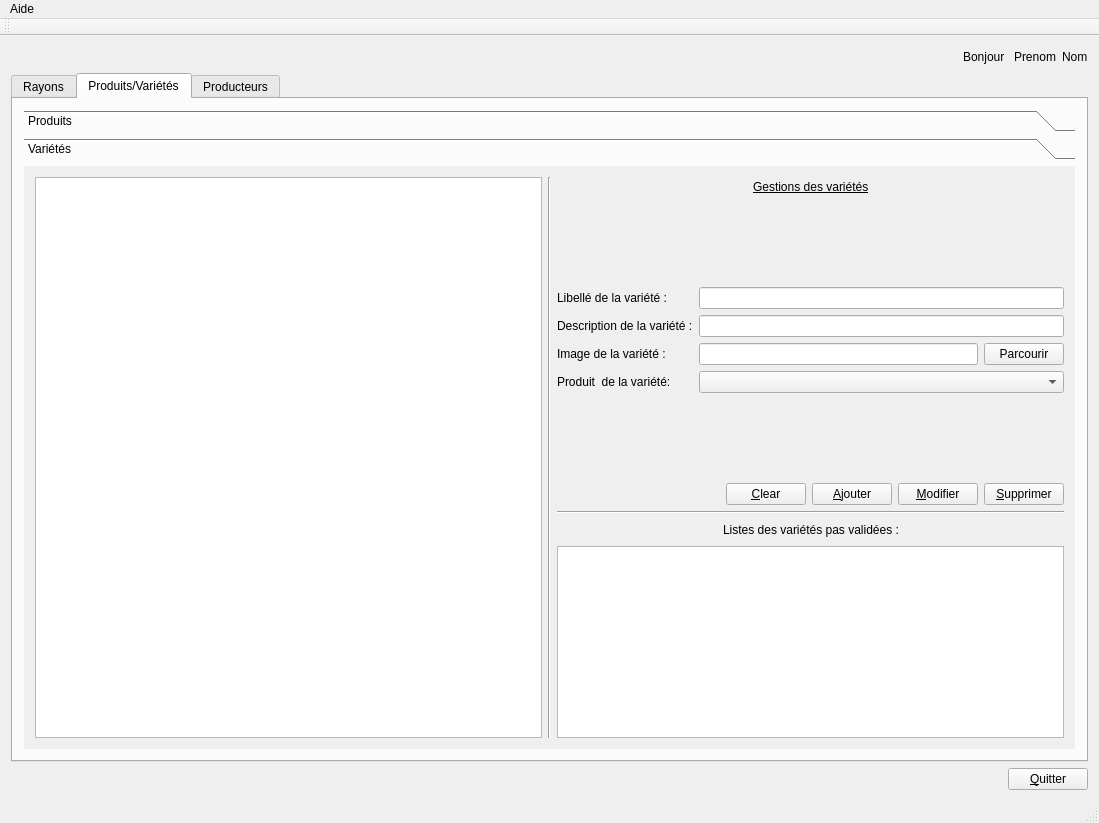
<?xml version="1.0" encoding="UTF-8"?>
<ui version="4.0">
 <class>MainWindow</class>
 <widget class="QMainWindow" name="MainWindow">
  <property name="geometry">
   <rect>
    <x>0</x>
    <y>0</y>
    <width>1099</width>
    <height>823</height>
   </rect>
  </property>
  <property name="windowTitle">
   <string>Gestion New-World</string>
  </property>
  <widget class="QWidget" name="centralWidget">
   <layout class="QVBoxLayout" name="verticalLayout_6">
    <item>
     <layout class="QHBoxLayout" name="horizontalLayout_8">
      <item>
       <spacer name="horizontalSpacer_7">
        <property name="orientation">
         <enum>Qt::Horizontal</enum>
        </property>
        <property name="sizeHint" stdset="0">
         <size>
          <width>40</width>
          <height>20</height>
         </size>
        </property>
       </spacer>
      </item>
      <item>
       <widget class="QLabel" name="label_4">
        <property name="text">
         <string>Bonjour </string>
        </property>
       </widget>
      </item>
      <item>
       <widget class="QLabel" name="labelPrenomEmploye">
        <property name="text">
         <string>Prenom</string>
        </property>
       </widget>
      </item>
      <item>
       <widget class="QLabel" name="labelNomEmploye">
        <property name="text">
         <string>Nom</string>
        </property>
       </widget>
      </item>
     </layout>
    </item>
    <item>
     <widget class="QTabWidget" name="tabWidget">
      <property name="currentIndex">
       <number>1</number>
      </property>
      <widget class="QWidget" name="tab">
       <attribute name="title">
        <string>Rayons</string>
       </attribute>
       <layout class="QHBoxLayout" name="horizontalLayout_2">
        <item>
         <widget class="QTableWidget" name="tableWidgetRayons">
          <property name="editTriggers">
           <set>QAbstractItemView::NoEditTriggers</set>
          </property>
          <property name="selectionMode">
           <enum>QAbstractItemView::SingleSelection</enum>
          </property>
          <property name="selectionBehavior">
           <enum>QAbstractItemView::SelectRows</enum>
          </property>
          <attribute name="horizontalHeaderCascadingSectionResizes">
           <bool>true</bool>
          </attribute>
          <attribute name="horizontalHeaderDefaultSectionSize">
           <number>250</number>
          </attribute>
          <attribute name="horizontalHeaderShowSortIndicator" stdset="0">
           <bool>false</bool>
          </attribute>
          <attribute name="horizontalHeaderStretchLastSection">
           <bool>true</bool>
          </attribute>
          <attribute name="verticalHeaderCascadingSectionResizes">
           <bool>true</bool>
          </attribute>
          <attribute name="verticalHeaderHighlightSections">
           <bool>false</bool>
          </attribute>
          <attribute name="verticalHeaderShowSortIndicator" stdset="0">
           <bool>false</bool>
          </attribute>
          <attribute name="verticalHeaderStretchLastSection">
           <bool>false</bool>
          </attribute>
         </widget>
        </item>
        <item>
         <widget class="Line" name="line">
          <property name="orientation">
           <enum>Qt::Vertical</enum>
          </property>
         </widget>
        </item>
        <item>
         <layout class="QVBoxLayout" name="verticalLayout_4">
          <item>
           <layout class="QHBoxLayout" name="horizontalLayout">
            <item>
             <spacer name="horizontalSpacer">
              <property name="orientation">
               <enum>Qt::Horizontal</enum>
              </property>
              <property name="sizeHint" stdset="0">
               <size>
                <width>40</width>
                <height>20</height>
               </size>
              </property>
             </spacer>
            </item>
            <item>
             <widget class="QLabel" name="label_2">
              <property name="font">
               <font>
                <underline>true</underline>
               </font>
              </property>
              <property name="text">
               <string>Gestion des rayons</string>
              </property>
             </widget>
            </item>
            <item>
             <spacer name="horizontalSpacer_2">
              <property name="orientation">
               <enum>Qt::Horizontal</enum>
              </property>
              <property name="sizeHint" stdset="0">
               <size>
                <width>40</width>
                <height>20</height>
               </size>
              </property>
             </spacer>
            </item>
           </layout>
          </item>
          <item>
           <spacer name="verticalSpacer">
            <property name="orientation">
             <enum>Qt::Vertical</enum>
            </property>
            <property name="sizeHint" stdset="0">
             <size>
              <width>20</width>
              <height>18</height>
             </size>
            </property>
           </spacer>
          </item>
          <item>
           <layout class="QFormLayout" name="formLayout">
            <item row="0" column="0">
             <widget class="QLabel" name="labelNomRayon">
              <property name="text">
               <string>Nom du Rayon :</string>
              </property>
             </widget>
            </item>
            <item row="0" column="1">
             <widget class="QLineEdit" name="lineEditNomRayon"/>
            </item>
            <item row="1" column="0">
             <widget class="QLabel" name="label_5">
              <property name="text">
               <string>Description :</string>
              </property>
             </widget>
            </item>
            <item row="1" column="1">
             <widget class="QLineEdit" name="lineEditDescRayon"/>
            </item>
           </layout>
          </item>
          <item>
           <spacer name="verticalSpacer_2">
            <property name="orientation">
             <enum>Qt::Vertical</enum>
            </property>
            <property name="sizeHint" stdset="0">
             <size>
              <width>20</width>
              <height>17</height>
             </size>
            </property>
           </spacer>
          </item>
          <item>
           <layout class="QHBoxLayout" name="horizontalLayout_3">
            <item>
             <spacer name="horizontalSpacer_3">
              <property name="orientation">
               <enum>Qt::Horizontal</enum>
              </property>
              <property name="sizeHint" stdset="0">
               <size>
                <width>40</width>
                <height>20</height>
               </size>
              </property>
             </spacer>
            </item>
            <item>
             <widget class="QPushButton" name="pushButtonClearRayon">
              <property name="text">
               <string>&amp;Clear</string>
              </property>
             </widget>
            </item>
            <item>
             <widget class="QPushButton" name="pushButtonAjouterRayon">
              <property name="text">
               <string>&amp;Ajouter</string>
              </property>
             </widget>
            </item>
            <item>
             <widget class="QPushButton" name="pushButtonModifierRayon">
              <property name="text">
               <string>&amp;Modifier</string>
              </property>
             </widget>
            </item>
            <item>
             <widget class="QPushButton" name="pushButtonSupprimerRayon">
              <property name="text">
               <string>&amp;Supprimer</string>
              </property>
             </widget>
            </item>
           </layout>
          </item>
          <item>
           <widget class="Line" name="line_2">
            <property name="orientation">
             <enum>Qt::Horizontal</enum>
            </property>
           </widget>
          </item>
          <item>
           <layout class="QHBoxLayout" name="horizontalLayout_4">
            <item>
             <layout class="QVBoxLayout" name="verticalLayout_2">
              <item>
               <widget class="QLabel" name="label">
                <property name="text">
                 <string>Liste des produits validé du  rayon :</string>
                </property>
               </widget>
              </item>
              <item>
               <widget class="QListWidget" name="listWidgetProduitsValidDuRayon"/>
              </item>
             </layout>
            </item>
            <item>
             <layout class="QVBoxLayout" name="verticalLayout">
              <item>
               <spacer name="verticalSpacer_3">
                <property name="orientation">
                 <enum>Qt::Vertical</enum>
                </property>
                <property name="sizeHint" stdset="0">
                 <size>
                  <width>20</width>
                  <height>40</height>
                 </size>
                </property>
               </spacer>
              </item>
              <item>
               <spacer name="verticalSpacer_5">
                <property name="orientation">
                 <enum>Qt::Vertical</enum>
                </property>
                <property name="sizeHint" stdset="0">
                 <size>
                  <width>20</width>
                  <height>40</height>
                 </size>
                </property>
               </spacer>
              </item>
             </layout>
            </item>
            <item>
             <layout class="QVBoxLayout" name="verticalLayout_3">
              <item>
               <widget class="QLabel" name="label_3">
                <property name="text">
                 <string>Liste des produits pas validé du rayon : </string>
                </property>
               </widget>
              </item>
              <item>
               <widget class="QListWidget" name="listWidgetProduitsPasValidDuRayon"/>
              </item>
             </layout>
            </item>
           </layout>
          </item>
         </layout>
        </item>
       </layout>
      </widget>
      <widget class="QWidget" name="tab_2">
       <attribute name="title">
        <string>Produits/Variétés</string>
       </attribute>
       <layout class="QHBoxLayout" name="horizontalLayout_5">
        <item>
         <widget class="QToolBox" name="toolBoxProdVar">
          <property name="currentIndex">
           <number>1</number>
          </property>
          <widget class="QWidget" name="page">
           <property name="geometry">
            <rect>
             <x>0</x>
             <y>0</y>
             <width>1059</width>
             <height>546</height>
            </rect>
           </property>
           <attribute name="label">
            <string>Produits</string>
           </attribute>
           <layout class="QHBoxLayout" name="horizontalLayout_12">
            <item>
             <widget class="QTableWidget" name="tableWidgetProduits">
              <property name="editTriggers">
               <set>QAbstractItemView::NoEditTriggers</set>
              </property>
              <property name="selectionBehavior">
               <enum>QAbstractItemView::SelectRows</enum>
              </property>
              <attribute name="horizontalHeaderDefaultSectionSize">
               <number>240</number>
              </attribute>
              <attribute name="horizontalHeaderStretchLastSection">
               <bool>true</bool>
              </attribute>
             </widget>
            </item>
            <item>
             <widget class="Line" name="line_3">
              <property name="orientation">
               <enum>Qt::Vertical</enum>
              </property>
             </widget>
            </item>
            <item>
             <layout class="QVBoxLayout" name="verticalLayout_8">
              <item>
               <layout class="QVBoxLayout" name="verticalLayout_5">
                <item>
                 <layout class="QHBoxLayout" name="horizontalLayout_6">
                  <item>
                   <spacer name="horizontalSpacer_4">
                    <property name="orientation">
                     <enum>Qt::Horizontal</enum>
                    </property>
                    <property name="sizeHint" stdset="0">
                     <size>
                      <width>40</width>
                      <height>20</height>
                     </size>
                    </property>
                   </spacer>
                  </item>
                  <item>
                   <widget class="QLabel" name="label_6">
                    <property name="font">
                     <font>
                      <underline>true</underline>
                     </font>
                    </property>
                    <property name="text">
                     <string>Gestion des produits</string>
                    </property>
                   </widget>
                  </item>
                  <item>
                   <spacer name="horizontalSpacer_5">
                    <property name="orientation">
                     <enum>Qt::Horizontal</enum>
                    </property>
                    <property name="sizeHint" stdset="0">
                     <size>
                      <width>40</width>
                      <height>20</height>
                     </size>
                    </property>
                   </spacer>
                  </item>
                 </layout>
                </item>
                <item>
                 <spacer name="verticalSpacer_6">
                  <property name="orientation">
                   <enum>Qt::Vertical</enum>
                  </property>
                  <property name="sizeHint" stdset="0">
                   <size>
                    <width>20</width>
                    <height>40</height>
                   </size>
                  </property>
                 </spacer>
                </item>
                <item>
                 <layout class="QFormLayout" name="formLayout_2">
                  <item row="0" column="0">
                   <widget class="QLabel" name="label_7">
                    <property name="text">
                     <string>Nom du produit :</string>
                    </property>
                   </widget>
                  </item>
                  <item row="0" column="1">
                   <widget class="QLineEdit" name="lineEditNomProduit"/>
                  </item>
                  <item row="1" column="0">
                   <widget class="QLabel" name="label_8">
                    <property name="text">
                     <string>Image du produit :</string>
                    </property>
                   </widget>
                  </item>
                  <item row="1" column="1">
                   <layout class="QHBoxLayout" name="horizontalLayout_9">
                    <item>
                     <widget class="QLineEdit" name="lineEditLienImageProduit"/>
                    </item>
                    <item>
                     <widget class="QPushButton" name="pushButtonParcourirImageProduit">
                      <property name="text">
                       <string>Parcourir</string>
                      </property>
                     </widget>
                    </item>
                   </layout>
                  </item>
                  <item row="2" column="0">
                   <widget class="QLabel" name="label_9">
                    <property name="text">
                     <string>Rayon du produit :</string>
                    </property>
                   </widget>
                  </item>
                  <item row="2" column="1">
                   <widget class="QComboBox" name="comboBoxRayonDuProduit"/>
                  </item>
                 </layout>
                </item>
                <item>
                 <spacer name="verticalSpacer_7">
                  <property name="orientation">
                   <enum>Qt::Vertical</enum>
                  </property>
                  <property name="sizeHint" stdset="0">
                   <size>
                    <width>20</width>
                    <height>40</height>
                   </size>
                  </property>
                 </spacer>
                </item>
                <item>
                 <layout class="QHBoxLayout" name="horizontalLayout_10">
                  <item>
                   <spacer name="horizontalSpacer_8">
                    <property name="orientation">
                     <enum>Qt::Horizontal</enum>
                    </property>
                    <property name="sizeHint" stdset="0">
                     <size>
                      <width>40</width>
                      <height>20</height>
                     </size>
                    </property>
                   </spacer>
                  </item>
                  <item>
                   <widget class="QPushButton" name="pushButtonClearProduit">
                    <property name="text">
                     <string>&amp;Clear</string>
                    </property>
                   </widget>
                  </item>
                  <item>
                   <widget class="QPushButton" name="pushButtonAjouterProduit">
                    <property name="text">
                     <string>&amp;Ajouter</string>
                    </property>
                   </widget>
                  </item>
                  <item>
                   <widget class="QPushButton" name="pushButtonModifierProduit">
                    <property name="text">
                     <string>&amp;Modifier</string>
                    </property>
                   </widget>
                  </item>
                  <item>
                   <widget class="QPushButton" name="pushButtonSupprimerProduit">
                    <property name="text">
                     <string>&amp;Supprimer</string>
                    </property>
                   </widget>
                  </item>
                 </layout>
                </item>
               </layout>
              </item>
              <item>
               <widget class="Line" name="line_4">
                <property name="orientation">
                 <enum>Qt::Horizontal</enum>
                </property>
               </widget>
              </item>
              <item>
               <layout class="QVBoxLayout" name="verticalLayout_7">
                <item>
                 <layout class="QHBoxLayout" name="horizontalLayout_11">
                  <item>
                   <spacer name="horizontalSpacer_9">
                    <property name="orientation">
                     <enum>Qt::Horizontal</enum>
                    </property>
                    <property name="sizeHint" stdset="0">
                     <size>
                      <width>40</width>
                      <height>20</height>
                     </size>
                    </property>
                   </spacer>
                  </item>
                  <item>
                   <widget class="QLabel" name="label_10">
                    <property name="text">
                     <string>Liste des des produits pas validés :</string>
                    </property>
                   </widget>
                  </item>
                  <item>
                   <spacer name="horizontalSpacer_10">
                    <property name="orientation">
                     <enum>Qt::Horizontal</enum>
                    </property>
                    <property name="sizeHint" stdset="0">
                     <size>
                      <width>40</width>
                      <height>20</height>
                     </size>
                    </property>
                   </spacer>
                  </item>
                 </layout>
                </item>
               </layout>
              </item>
              <item>
               <widget class="QTableWidget" name="tableWidgetProduitsPasValide">
                <property name="editTriggers">
                 <set>QAbstractItemView::NoEditTriggers</set>
                </property>
                <property name="selectionBehavior">
                 <enum>QAbstractItemView::SelectRows</enum>
                </property>
                <attribute name="horizontalHeaderDefaultSectionSize">
                 <number>170</number>
                </attribute>
                <attribute name="horizontalHeaderStretchLastSection">
                 <bool>true</bool>
                </attribute>
               </widget>
              </item>
             </layout>
            </item>
           </layout>
          </widget>
          <widget class="QWidget" name="page_2">
           <property name="geometry">
            <rect>
             <x>0</x>
             <y>0</y>
             <width>1059</width>
             <height>546</height>
            </rect>
           </property>
           <attribute name="label">
            <string>Variétés</string>
           </attribute>
           <layout class="QHBoxLayout" name="horizontalLayout_17">
            <item>
             <widget class="QTableWidget" name="tableWidgetVarietes">
              <property name="editTriggers">
               <set>QAbstractItemView::NoEditTriggers</set>
              </property>
              <property name="selectionBehavior">
               <enum>QAbstractItemView::SelectRows</enum>
              </property>
              <attribute name="horizontalHeaderDefaultSectionSize">
               <number>200</number>
              </attribute>
              <attribute name="horizontalHeaderStretchLastSection">
               <bool>true</bool>
              </attribute>
             </widget>
            </item>
            <item>
             <widget class="Line" name="line_5">
              <property name="orientation">
               <enum>Qt::Vertical</enum>
              </property>
             </widget>
            </item>
            <item>
             <layout class="QVBoxLayout" name="verticalLayout_10">
              <item>
               <layout class="QHBoxLayout" name="horizontalLayout_13">
                <item>
                 <spacer name="horizontalSpacer_11">
                  <property name="orientation">
                   <enum>Qt::Horizontal</enum>
                  </property>
                  <property name="sizeHint" stdset="0">
                   <size>
                    <width>40</width>
                    <height>20</height>
                   </size>
                  </property>
                 </spacer>
                </item>
                <item>
                 <widget class="QLabel" name="label_11">
                  <property name="font">
                   <font>
                    <underline>true</underline>
                   </font>
                  </property>
                  <property name="text">
                   <string>Gestions des variétés</string>
                  </property>
                 </widget>
                </item>
                <item>
                 <spacer name="horizontalSpacer_12">
                  <property name="orientation">
                   <enum>Qt::Horizontal</enum>
                  </property>
                  <property name="sizeHint" stdset="0">
                   <size>
                    <width>40</width>
                    <height>20</height>
                   </size>
                  </property>
                 </spacer>
                </item>
               </layout>
              </item>
              <item>
               <spacer name="verticalSpacer_8">
                <property name="orientation">
                 <enum>Qt::Vertical</enum>
                </property>
                <property name="sizeHint" stdset="0">
                 <size>
                  <width>20</width>
                  <height>40</height>
                 </size>
                </property>
               </spacer>
              </item>
              <item>
               <layout class="QFormLayout" name="formLayout_3">
                <item row="0" column="0">
                 <widget class="QLabel" name="label_12">
                  <property name="text">
                   <string>Libellé de la variété :</string>
                  </property>
                 </widget>
                </item>
                <item row="0" column="1">
                 <widget class="QLineEdit" name="lineEditLibelleVariete"/>
                </item>
                <item row="1" column="0">
                 <widget class="QLabel" name="label_13">
                  <property name="text">
                   <string>Description de la variété :</string>
                  </property>
                 </widget>
                </item>
                <item row="1" column="1">
                 <widget class="QLineEdit" name="lineEditDescVariete"/>
                </item>
                <item row="2" column="0">
                 <widget class="QLabel" name="label_14">
                  <property name="text">
                   <string>Image de la variété :</string>
                  </property>
                 </widget>
                </item>
                <item row="2" column="1">
                 <layout class="QHBoxLayout" name="horizontalLayout_14">
                  <item>
                   <widget class="QLineEdit" name="lineEditLienImageVariete"/>
                  </item>
                  <item>
                   <widget class="QPushButton" name="pushButtonParcourirImageVariete">
                    <property name="text">
                     <string>Parcourir</string>
                    </property>
                   </widget>
                  </item>
                 </layout>
                </item>
                <item row="3" column="1">
                 <widget class="QComboBox" name="comboBoxProduitDeLaVariete"/>
                </item>
                <item row="3" column="0">
                 <widget class="QLabel" name="label_16">
                  <property name="text">
                   <string>Produit  de la variété:</string>
                  </property>
                 </widget>
                </item>
               </layout>
              </item>
              <item>
               <spacer name="verticalSpacer_9">
                <property name="orientation">
                 <enum>Qt::Vertical</enum>
                </property>
                <property name="sizeHint" stdset="0">
                 <size>
                  <width>20</width>
                  <height>40</height>
                 </size>
                </property>
               </spacer>
              </item>
              <item>
               <layout class="QHBoxLayout" name="horizontalLayout_15">
                <item>
                 <spacer name="horizontalSpacer_13">
                  <property name="orientation">
                   <enum>Qt::Horizontal</enum>
                  </property>
                  <property name="sizeHint" stdset="0">
                   <size>
                    <width>40</width>
                    <height>20</height>
                   </size>
                  </property>
                 </spacer>
                </item>
                <item>
                 <widget class="QPushButton" name="pushButtonClearVariete">
                  <property name="text">
                   <string>&amp;Clear</string>
                  </property>
                 </widget>
                </item>
                <item>
                 <widget class="QPushButton" name="pushButtonAjouterVariete">
                  <property name="text">
                   <string>&amp;Ajouter</string>
                  </property>
                 </widget>
                </item>
                <item>
                 <widget class="QPushButton" name="pushButtonModifierVarieter">
                  <property name="text">
                   <string>&amp;Modifier</string>
                  </property>
                 </widget>
                </item>
                <item>
                 <widget class="QPushButton" name="pushButtonSupprimerVariete">
                  <property name="text">
                   <string>&amp;Supprimer</string>
                  </property>
                 </widget>
                </item>
               </layout>
              </item>
              <item>
               <widget class="Line" name="line_6">
                <property name="orientation">
                 <enum>Qt::Horizontal</enum>
                </property>
               </widget>
              </item>
              <item>
               <layout class="QVBoxLayout" name="verticalLayout_9">
                <item>
                 <layout class="QHBoxLayout" name="horizontalLayout_16">
                  <item>
                   <spacer name="horizontalSpacer_14">
                    <property name="orientation">
                     <enum>Qt::Horizontal</enum>
                    </property>
                    <property name="sizeHint" stdset="0">
                     <size>
                      <width>40</width>
                      <height>20</height>
                     </size>
                    </property>
                   </spacer>
                  </item>
                  <item>
                   <widget class="QLabel" name="label_15">
                    <property name="text">
                     <string>Listes des variétés pas validées :</string>
                    </property>
                   </widget>
                  </item>
                  <item>
                   <spacer name="horizontalSpacer_15">
                    <property name="orientation">
                     <enum>Qt::Horizontal</enum>
                    </property>
                    <property name="sizeHint" stdset="0">
                     <size>
                      <width>40</width>
                      <height>20</height>
                     </size>
                    </property>
                   </spacer>
                  </item>
                 </layout>
                </item>
                <item>
                 <widget class="QTableWidget" name="tableWidgetVarietesPasValide">
                  <property name="editTriggers">
                   <set>QAbstractItemView::NoEditTriggers</set>
                  </property>
                  <property name="selectionBehavior">
                   <enum>QAbstractItemView::SelectRows</enum>
                  </property>
                  <attribute name="horizontalHeaderDefaultSectionSize">
                   <number>150</number>
                  </attribute>
                  <attribute name="horizontalHeaderStretchLastSection">
                   <bool>true</bool>
                  </attribute>
                 </widget>
                </item>
               </layout>
              </item>
             </layout>
            </item>
           </layout>
          </widget>
         </widget>
        </item>
       </layout>
      </widget>
      <widget class="QWidget" name="tab_3">
       <attribute name="title">
        <string>Producteurs</string>
       </attribute>
      </widget>
     </widget>
    </item>
    <item>
     <layout class="QHBoxLayout" name="horizontalLayout_7">
      <item>
       <spacer name="horizontalSpacer_6">
        <property name="orientation">
         <enum>Qt::Horizontal</enum>
        </property>
        <property name="sizeHint" stdset="0">
         <size>
          <width>40</width>
          <height>20</height>
         </size>
        </property>
       </spacer>
      </item>
      <item>
       <widget class="QPushButton" name="pushButtonQuitter">
        <property name="text">
         <string>&amp;Quitter</string>
        </property>
       </widget>
      </item>
     </layout>
    </item>
   </layout>
  </widget>
  <widget class="QMenuBar" name="menuBar">
   <property name="geometry">
    <rect>
     <x>0</x>
     <y>0</y>
     <width>1099</width>
     <height>27</height>
    </rect>
   </property>
   <widget class="QMenu" name="menuAide">
    <property name="title">
     <string>Aide</string>
    </property>
    <addaction name="actionCompte"/>
   </widget>
   <addaction name="menuAide"/>
  </widget>
  <widget class="QToolBar" name="mainToolBar">
   <attribute name="toolBarArea">
    <enum>TopToolBarArea</enum>
   </attribute>
   <attribute name="toolBarBreak">
    <bool>false</bool>
   </attribute>
  </widget>
  <widget class="QStatusBar" name="statusBar"/>
  <action name="actionCompte">
   <property name="text">
    <string>Compte</string>
   </property>
  </action>
 </widget>
 <layoutdefault spacing="6" margin="11"/>
 <resources/>
 <connections/>
</ui>
